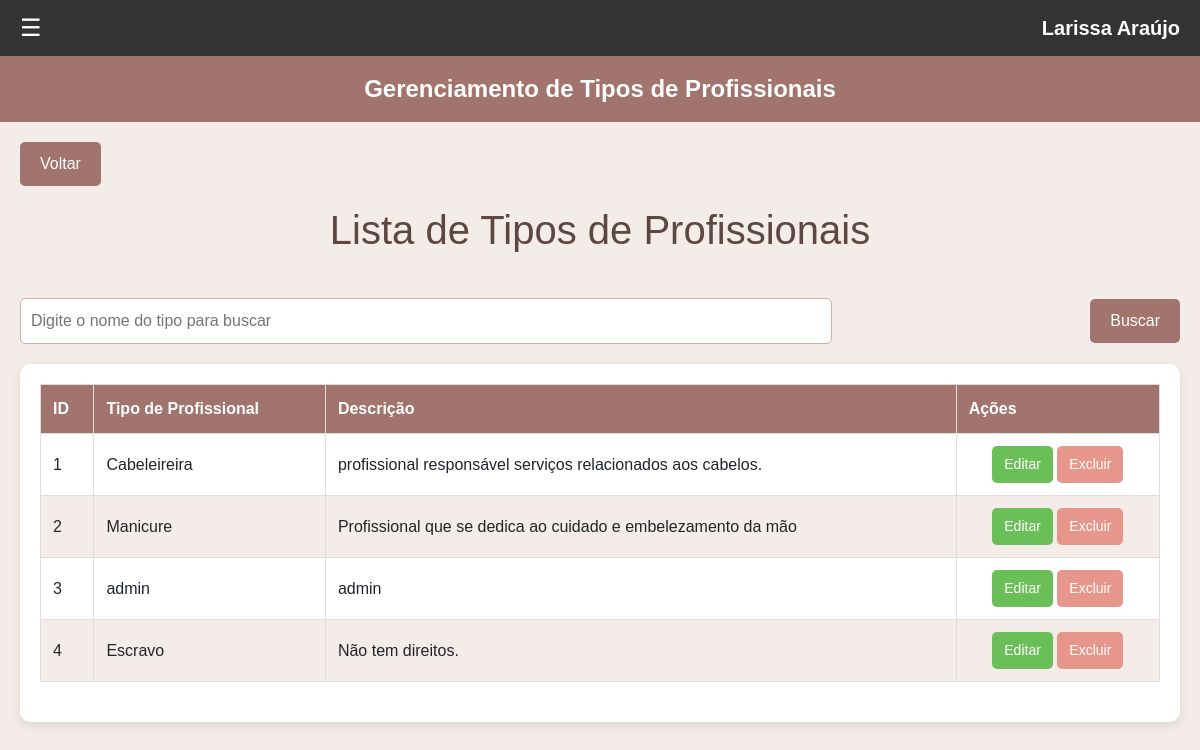
/adminTipoProfissional.php (signed in), run on the app's committed database.
### tables this page shows
CREATE TABLE `tiposprofissionais` (
  `idTipoProfissional` int(11) NOT NULL AUTO_INCREMENT,
  `nomeTipo` varchar(45) NOT NULL,
  `descricao` varchar(120) NOT NULL,
  PRIMARY KEY (`idTipoProfissional`)
);

### adminTipoProfissional.php (the view, shortened to what this page needs)
<?php
    include_once("includes/conexao.php");
?>
<!DOCTYPE html>
<html lang="pt-br">
<head>
    <link href="https://cdn.jsdelivr.net/npm/bootstrap@5.3.3/dist/css/bootstrap.min.css" rel="stylesheet">
    <link rel="stylesheet" type="text/css" href="css/estilo_adminTipoProfissional.css">
</head>
<body>
     <?php
        include_once('includes/menuProfissional.php');
    ?>
    <header>Gerenciamento de Tipos de Profissionais</header>
    <div class="container">
        <a href="homeAdmin.php" class="back-button">Voltar</a>
        <h1>Lista de Tipos de Profissionais</h1>
        ?><br>
        <div class="search-container">
            <input type="text" id="searchInput" placeholder="Digite o nome do tipo para buscar">
            <button onclick="search()">Buscar</button>
        </div>
        <div class="table-container">
            <table>
                <thead>
                    <tr>
                        <th>ID</th>
                        <th>Tipo de Profissional</th>
                        <th>Descrição</th>
                        <th>Ações</th>
                    </tr>
                </thead>
                <tbody id="typeTable">
                    <?php
                        if (!isset($_GET['nomeTipo'])) {
                            $sql = "SELECT * FROM tiposprofissionais ORDER BY idTipoProfissional ASC";
                        }
                        $resultados = mysqli_query($conn, $sql);
                        while ($dados = mysqli_fetch_assoc($resultados)) {
                        echo '<tr>
                                <td>'.$dados['idTipoProfissional'].'</td>
                                <td>'.$dados['nomeTipo'].'</td>
                                <td>'.$dados['descricao'].'</td>
                                <td style="text-align: center;">
                                    <a class="btn btn-edit" href="cadastrarTiposProfissionais.php?idTipoProfissional='.$dados['idTipoProfissional'].'">Editar</a>
                                    <a href="#excluir" data-toggle="modal" data-target="#excluir_'.$dados['idTipoProfissional'].'" class= "btn btn-delete">Excluir</a>
                                </td>
                                </tr>';
                            }
                    ?>
                </tbody>
            </table>
        </div>
    </div>
</body>
</html>

### css/estilo_adminTipoProfissional.css (style rules this page uses)
body { font-family: Arial, sans-serif; margin: 0; padding: 0; background-color: #f4ece8; }
header { background-color: #a1746d; color: white; padding: 15px 20px; text-align: center; font-size: 24px; font-weight: bold; }
.container { padding: 20px; max-width: 1200px; margin: 0 auto; }
h1 { text-align: center; margin-bottom: 20px; color: #5c4742; }
.search-container { display: flex; justify-content: space-between; align-items: center; margin-bottom: 20px; }
.search-container input { padding: 10px; font-size: 16px; width: 70%; border: 1px solid #d3b1a1; border-radius: 5px; outline: none; }
.search-container button { padding: 10px 20px; font-size: 16px; background-color: #a1746d; color: white; border: none; border-radius: 5px; cursor: pointer; transition: background-color 0.3s; }
.table-container { background-color: white; border-radius: 10px; box-shadow: 0 4px 10px rgba(0, 0, 0, 0.1); padding: 20px; overflow-x: auto; }
table { width: 100%; border-collapse: collapse; margin-bottom: 20px; }
th, td { padding: 12px; text-align: left; border: 1px solid #ddd; }
th { background-color: #a1746d; color: white; }
tr:nth-child(even) { background-color: #f4ece8; }
.btn { padding: 8px 12px; font-size: 14px; border: none; border-radius: 5px; cursor: pointer; transition: background-color 0.3s, transform 0.2s; }
.btn-edit { background-color: #6bbf59; color: white; }
.btn-delete { background-color: #e7968b; color: white; }
.back-button { display: inline-block; margin-bottom: 20px; padding: 10px 20px; background-color: #a1746d; color: white; text-decoration: none; border-radius: 5px; transition: background-color 0.3s, transform 0.2s; }

### includes/menuProfissional.php (style rules this page uses)
body { font-family: Arial, sans-serif; margin: 0; padding: 0; }

### data on the page
tiposprofissionais: idTipoProfissional "1", nomeTipo "Cabeleireira", descricao "profissional responsável serviços relacionados aos cabelos."
tiposprofissionais: idTipoProfissional "2", nomeTipo "Manicure", descricao "Profissional que se dedica ao cuidado e embelezamento da mão"
tiposprofissionais: idTipoProfissional "3", nomeTipo "admin", descricao "admin"
tiposprofissionais: idTipoProfissional "4", nomeTipo "Escravo", descricao "Não tem direitos."
